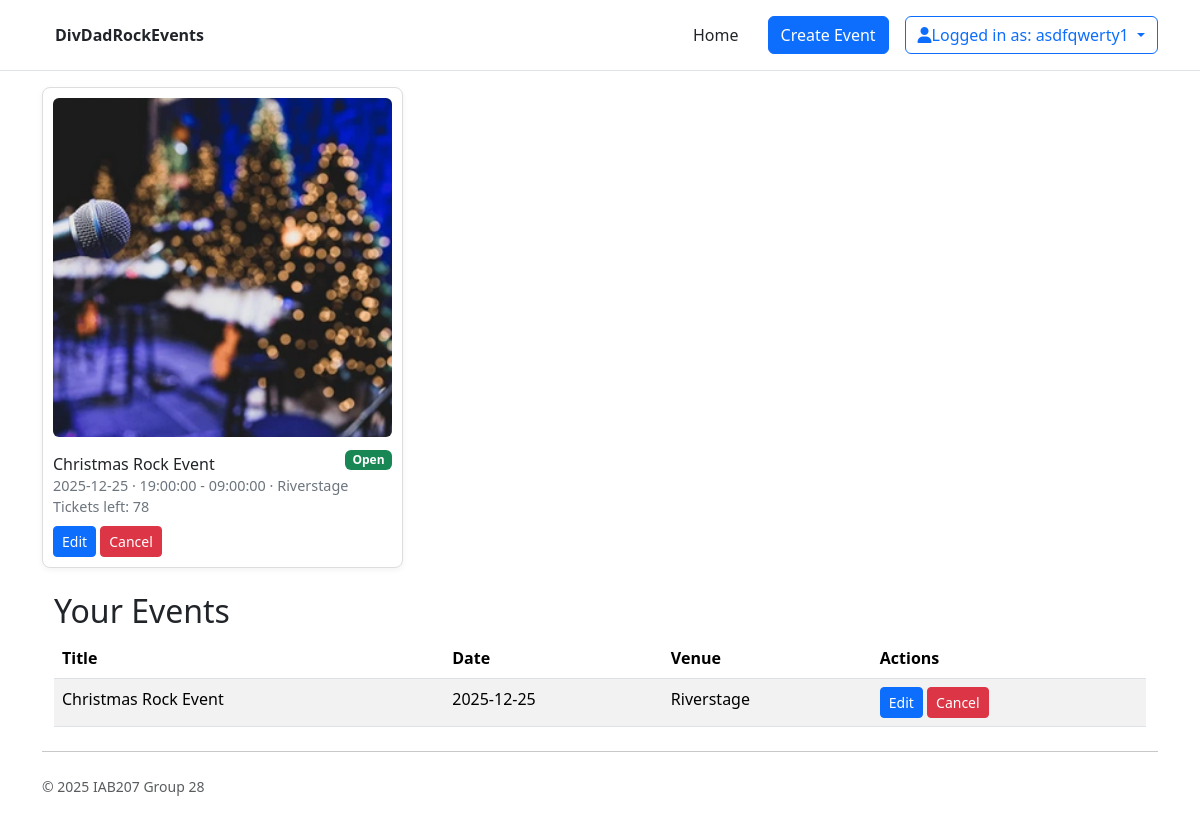
The page /events/manage (signed in) on the database its author committed.
### divdadrockevents/models.py (models this page shows, shortened)
class User(db.Model, UserMixin):
    __tablename__ = 'users'
    id = db.Column(db.Integer, primary_key=True, autoincrement=True, nullable=False)
    fullname = db.Column(db.String(100), index=True, nullable=False)
    email = db.Column(db.String(255), unique=True, nullable=False)
    username = db.Column(db.String(150), unique=True, nullable=False)
    password = db.Column(db.String(128), nullable=False) #128 length for hashed passwords
    phone = db.Column(db.String(10), nullable=False) #  unique=True, index=True - probably dont need a uniquness constraint on phone? if unique then indexing would be useful
    streetaddress = db.Column(db.String(255), nullable=False)
    bookings = db.relationship('Booking', backref='user')
    comments = db.relationship('Comment', backref='user')

class Event(db.Model):
    __tablename__ = 'events'
    id = db.Column(db.Integer, primary_key=True, autoincrement=True, nullable=False)
    title = db.Column(db.String(200), nullable=False)
    description = db.Column(db.Text, nullable=True)
    date = db.Column(db.Date, nullable=False)
    start_time = db.Column(db.Time, nullable=False)
    end_time = db.Column(db.Time, nullable=False)
    genre = db.Column(db.String(50), nullable=False)
    status = db.Column(db.String(20), nullable=False, default='Open')
    image = db.Column(db.String(400))
    venue = db.Column(db.String(80), nullable=False)
    tickets_left = db.Column(db.Integer, nullable=False)
    organiser_id = db.Column(db.Integer, db.ForeignKey('users.id'), nullable=False)
    organiser = db.relationship('User', backref='events')
    comments = db.relationship('Comment', backref='event')

### divdadrockevents/events.py (the view)
@events_bp.route('/manage')
@login_required
def manage_events():
    organiser_id = current_user.id
    events = Event.query.filter_by(organiser_id=organiser_id).all()
    return render_template('manage_events.html', events=events, CancelEventForm=CancelEventForm)

### divdadrockevents/forms.py
class CancelEventForm(FlaskForm):
    submit = SubmitField('Cancel')

### divdadrockevents/templates/manage_events.html (shortened to what this page needs)
{% extends 'base.html' %}
{% block content %}
<div class="row g-3" id="grid">
  {% for event in events %}
    <div class="col-12 col-md-6 col-lg-4">
      <div class="event">
        <img src="{{event.image}}" alt="Event image" />
        <div class="d-flex justify-content-between align-items-center mt-2">
          <h3 class="mb-0">{{event.title}}</h3>
          <span class="badge {{ 'bg-success' if event.status == 'Open' else
                              'bg-secondary' if event.status == 'Sold Out' else
                              'bg-danger' if event.status == 'Cancelled' else
                              'bg-dark' if event.status == 'Inactive'
                            }}">{{event.status}}</span>
        </div>
        <div class="meta">{{event.date}} · {{event.start_time}} - {{event.end_time}} · {{event.venue}}</div>
        <div class="meta">Tickets left: {{event.tickets_left}}</div>
        <div class="mt-2">
              <a href="{{ url_for('events.edit_event', event_id=event.id) }}" class="btn btn-sm btn-primary">Edit</a>
              {% if event.status != 'Cancelled' %}
              <form method="POST" action="{{ url_for('events.cancel_event', event_id=event.id) }}"
                style="display:inline;">
                {{ CancelEventForm().submit(class="btn btn-sm btn-danger", value="Cancel") }}
              </form>
              {% else %}
              <button class="btn btn-sm btn-secondary" disabled>Cancelled</button>
              {% endif %}
        </div>
      </div>
    </div>
  {% endfor %}
</div>
  <div class="container mt-4">
    <h2>Your Events</h2>
    <table class="table table-striped">
      <thead>
        <tr>
          <th>Title</th>
          <th>Date</th>
          <th>Venue</th>
          <th>Actions</th>
        </tr>
      </thead>
      <tbody>
        {% for event in events %}
        <tr>
          <td>{{ event.title }}</td>
          <td>{{ event.date.strftime('%Y-%m-%d') }}</td>
          <td>{{ event.venue }}</td>
          <td>
            <a href="{{ url_for('events.edit_event', event_id=event.id) }}" class="btn btn-sm btn-primary">Edit</a>
            {% if event.status != 'Cancelled' %}
            <form method="POST" action="{{ url_for('events.cancel_event', event_id=event.id) }}"
              style="display:inline;">
              {{ CancelEventForm().submit(class="btn btn-sm btn-danger", value="Cancel") }}
            </form>
            {% else %}
            <button class="btn btn-sm btn-secondary" disabled>Cancelled</button>
            {% endif %}
          </td>
        </tr>
        {% endfor %}
      </tbody>
    </table>
  </div>
  {% endblock %}

### divdadrockevents/templates/base.html (shortened to what this page needs)
<!doctype html>
<html lang="en">
<head>
  <link href="https://cdn.jsdelivr.net/npm/bootstrap@5.3.3/dist/css/bootstrap.min.css" rel="stylesheet" />
  <link rel="stylesheet" href="{{ url_for('static', filename='style/styles.css') }}" />
</head>
<body>
  <header class="py-3 mb-3 border-bottom bg-white">
    <div class="container d-flex justify-content-between align-items-center">
      <div>
        <a href="/" class="btn fw-bold text-dark">DivDadRockEvents</a>
      </div>
      <nav class="d-flex gap-3">
        <a type="button" class="btn" href="/" class="link-secondary">Home</a>
        {% if current_user.is_authenticated %}
            <a type="button" class="btn btn-primary" href="{{url_for('events.create', id=current_user.id)}}" class="link-secondary">Create Event</a>
            <div class="btn-group">
                <button type="button" class="btn btn btn-outline-primary dropdown-toggle" data-bs-toggle="dropdown" aria-expanded="false">
                  <i class="fa-solid fa-user"></i>Logged in as: {{ current_user.username }}
                </button>
                </div>
        {% else %}
            <a type="button" class="btn" href = "{{ url_for('auth.login')}}">Login</a>
            <a type="button" class="btn btn-primary" href = "{{ url_for('auth.register')}}">Register</a>
        {% endif %}
      </nav>
    </div>
    </header>
    <main class="container">
    {% block content %}
    {% endblock %}
    <hr class="my-4" />
    <footer class="pb-4 small text-muted">© 2025 IAB207 Group 28</footer>
    </main>
</body>
</html>

### divdadrockevents/static/style/styles.css (style rules this page uses)
header a { text-decoration: none; }
.event { background: #fff; border: 1px solid #ddd; border-radius: 8px; padding: 10px; box-shadow: 0 2px 6px rgba(0, 0, 0, 0.05); transition: transform 0.2s; }
.event img, .cover { width: 100%; aspect-ratio: 1 / 1; object-fit: cover; border-radius: 6px; display: block; }
.event h3 { font-size: 1rem; margin: 10px 0 4px; }
.event .meta { font-size: 0.9rem; color: #6c757d; }

### rows shown on the page
User: username "asdfqwerty1"
Event: image (picture), title "Christmas Rock Event", status "Open", date "2025-12-25", start_time "19:00:00", end_time "09:00:00", venue "Riverstage", tickets_left "78"
